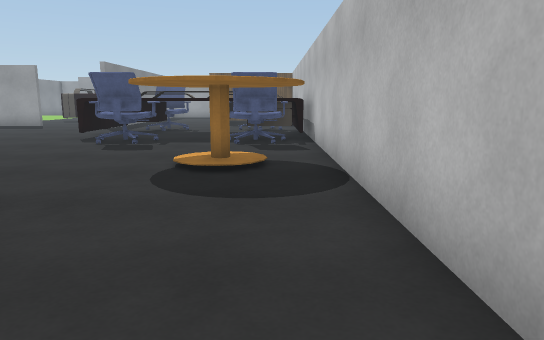
View 1 (above)

23 first-person views from a walk through a 3-D level made in the Unity game engine. The camera is 1.2 m above the floor, tilts 10° down and sees 70° across. The floor is counted in squares, 1 m on a side. Each view is taken from the middle of a square. On the plan, view 1 faces up. The plan holds only what a view shows up to about 15 squares ahead; the rest is blank. The place goes on beyond the plan. Some surface patterns are stand-ins.

View 2
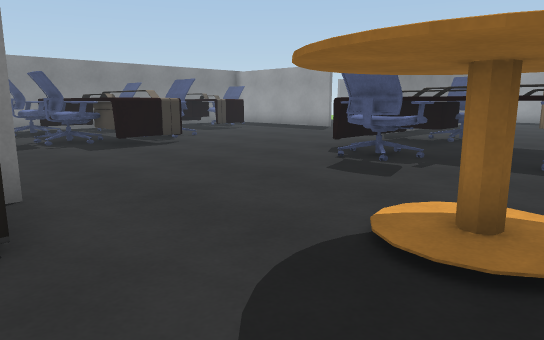

View 3
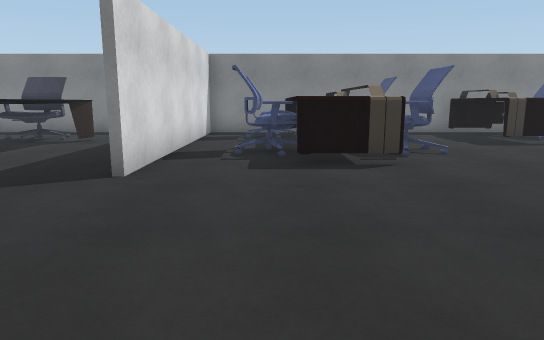

View 4
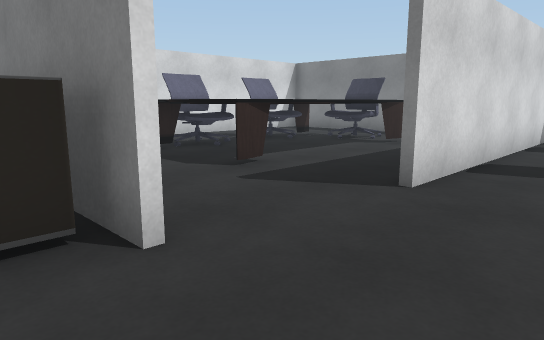

View 5
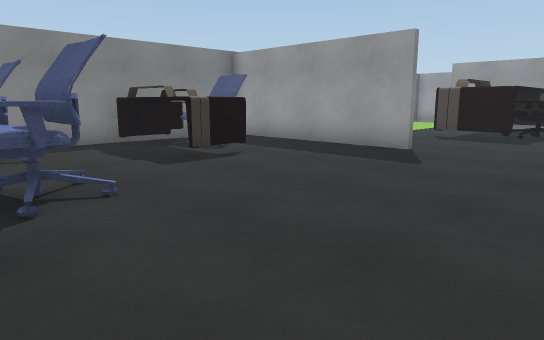

View 6
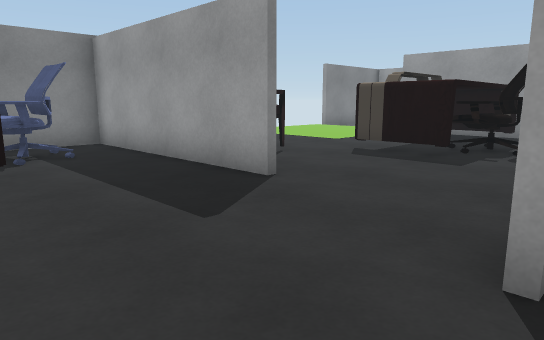

View 7
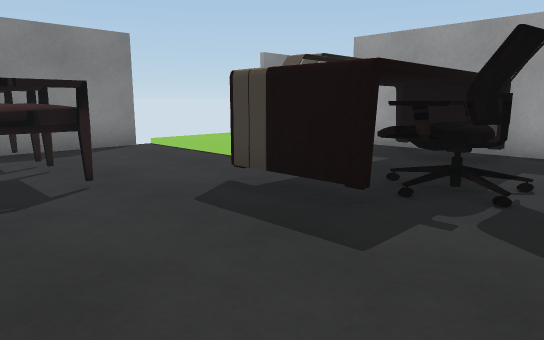

View 8
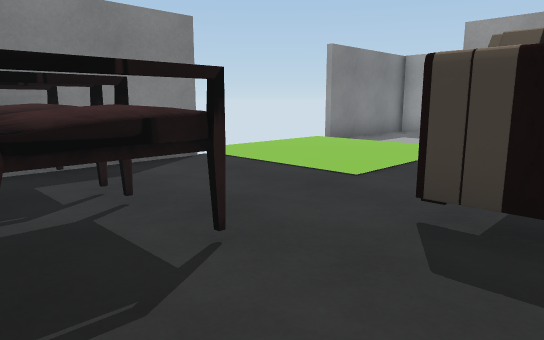

View 9
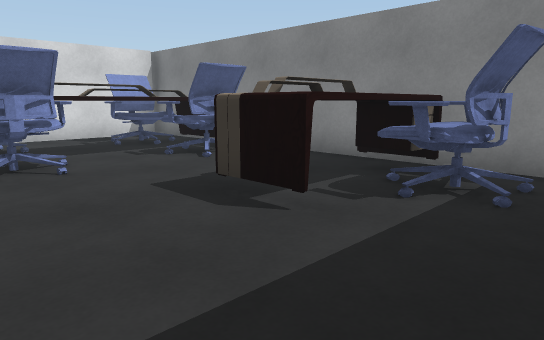

View 10
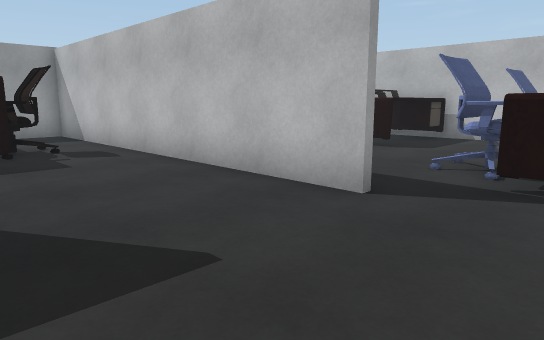

View 11
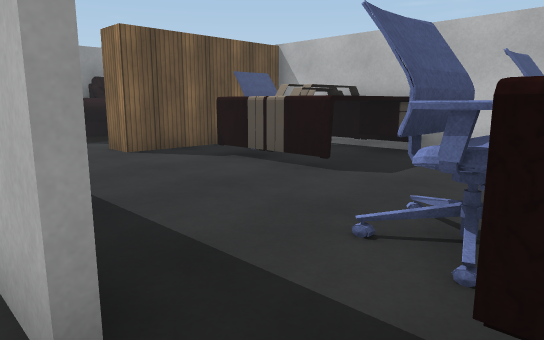

View 12
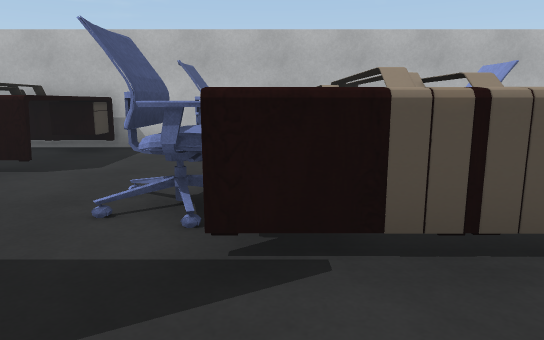

View 13
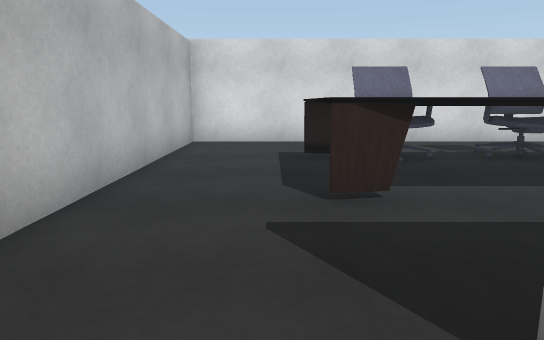

View 14
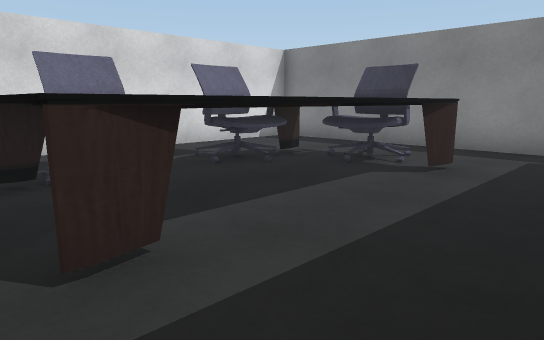

View 15
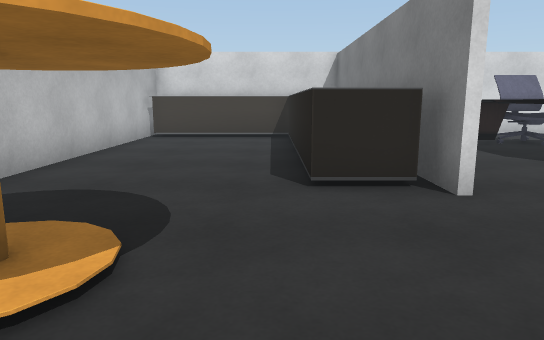

View 16
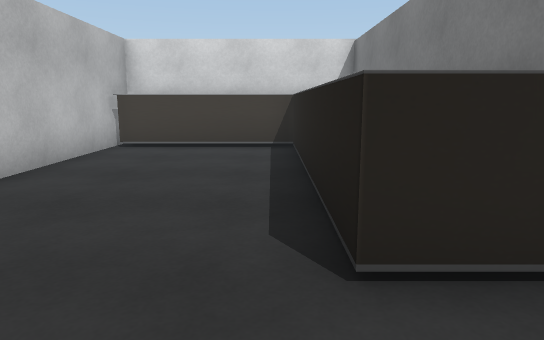

View 17
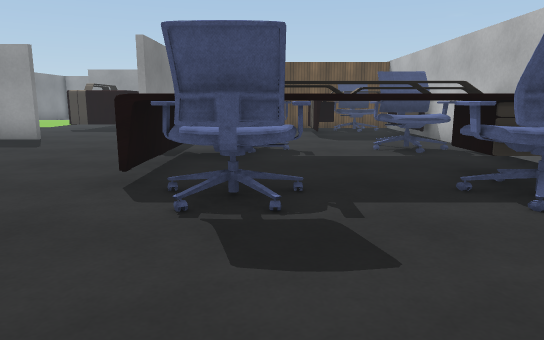

View 18
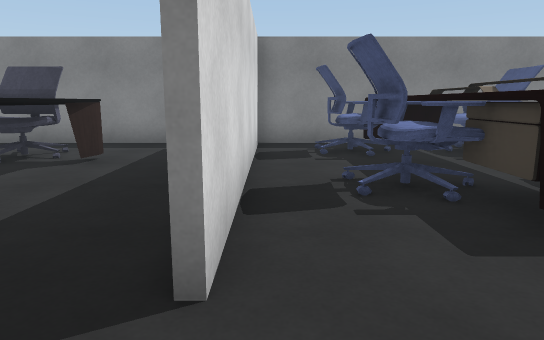

View 19
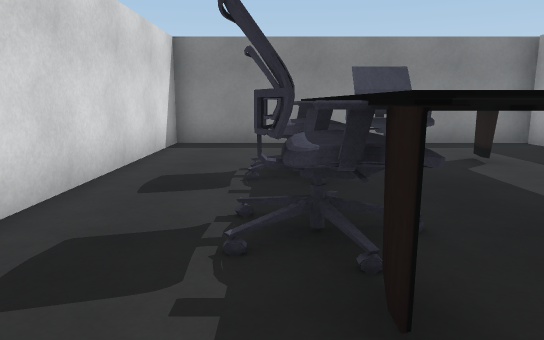

View 20
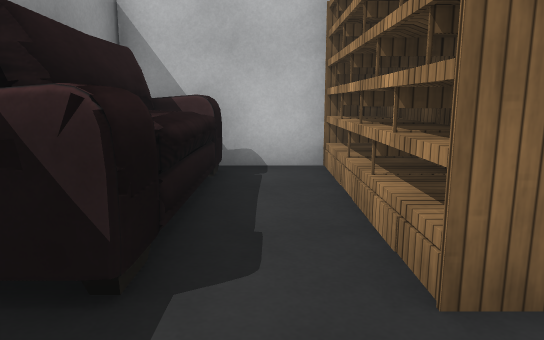

View 21
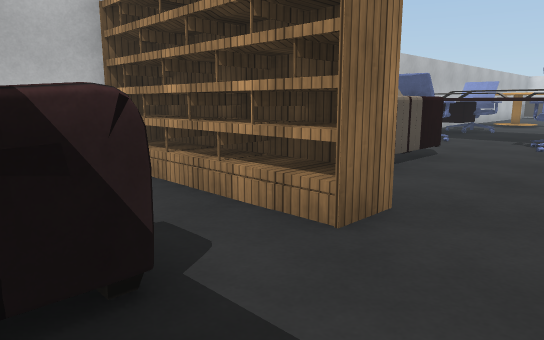

View 22
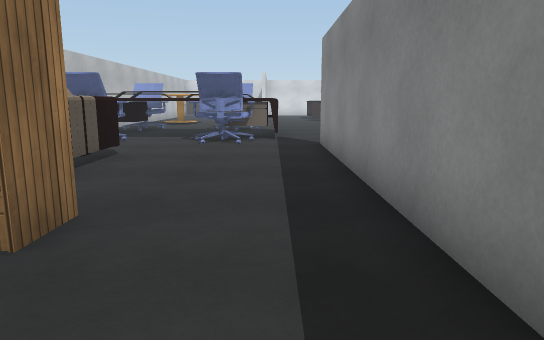

View 23
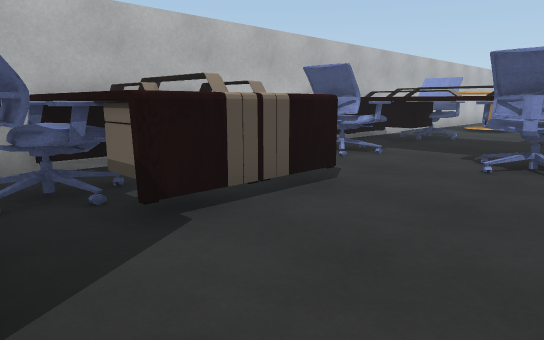

### Floor plan
Key: @ floor where view 1 was taken; # wall or solid block; x gap in a wall; . main floor; : floor 0.25 m higher than the main floor; ^ raised ledge; T table; B bookshelf; O other object.
Columns run from 19 left of view 1 to 1 right of it. Each row starts with its distance up from view 1.
 29  :::: TTTT..#. OOOOOO
 28  ::::  TTT..# .OOOOOO
 27  ::::. TTT..#.......#
 26  ::::. TTOO.#..BBBBBB
 25 x.....TTTOO.#..BBBBBB
 24 #.....TTTT..#.....OO#
 23 #...........#....TOOT
 22 #OOOOO......#....TTTT
 21 #OOOOO......#....TTTT
 20 ##OOOO......#....TTTT
 19 #....###....#.......#
 18 #.OO........#.OO..OO#
 17 #.OO..........OO..OO#
 16 #TOOTT.......^^^^^^^#
 15 #TTTTT.......^^^ ^^^#
 14 #............^^^^ ^^#
 13 #............^^^^^^^#
 12 # OO..OO......OO..OO#
 11 # OO..OO......OO..OO#
 10 # ^^^^ ^^...........#
  9 #.^^ ^^^^........TTT#
  8 #.OO..OO.........TTT#
  7 #.OO..OO.........TTT#
  6 #................TTT#
  5 ##########....O.....#
  4 #.............OO....#
  3 #.............OO....#
  2 #...OOOOOOO...OO....#
  1 #..OO     O...OO....#
  0 #..OO     O...OO...@#
 -1 #...OOOOOOO...OO....#
 -2 #....OO.OO....OO....#
 -3 #.............OOOOOO#
 -4 #.............O     O
 -5 #####################

Positions as (right, up) in squares from view 1, and headings:
1: (0, 0), facing up
2: (0, 4), facing up-left
3: (-3, 8), facing left
4: (-4, 8), facing down-left
5: (-7, 10), facing up-left
6: (-7, 15), facing up-left
7: (-8, 20), facing up-left
8: (-11, 20), facing up-left
9: (-11, 19), facing down-left
10: (-12, 15), facing up-right
11: (-8, 16), facing up-right
12: (-9, 16), facing right
13: (-8, 7), facing down
14: (-8, 5), facing down-left
15: (-3, 10), facing down
16: (-3, 7), facing down
17: (-4, 7), facing up
18: (-7, 6), facing left
19: (-7, -2), facing left
20: (-6, 27), facing right
21: (-6, 29), facing down-right
22: (-6, 29), facing down
23: (-6, 25), facing down-right
